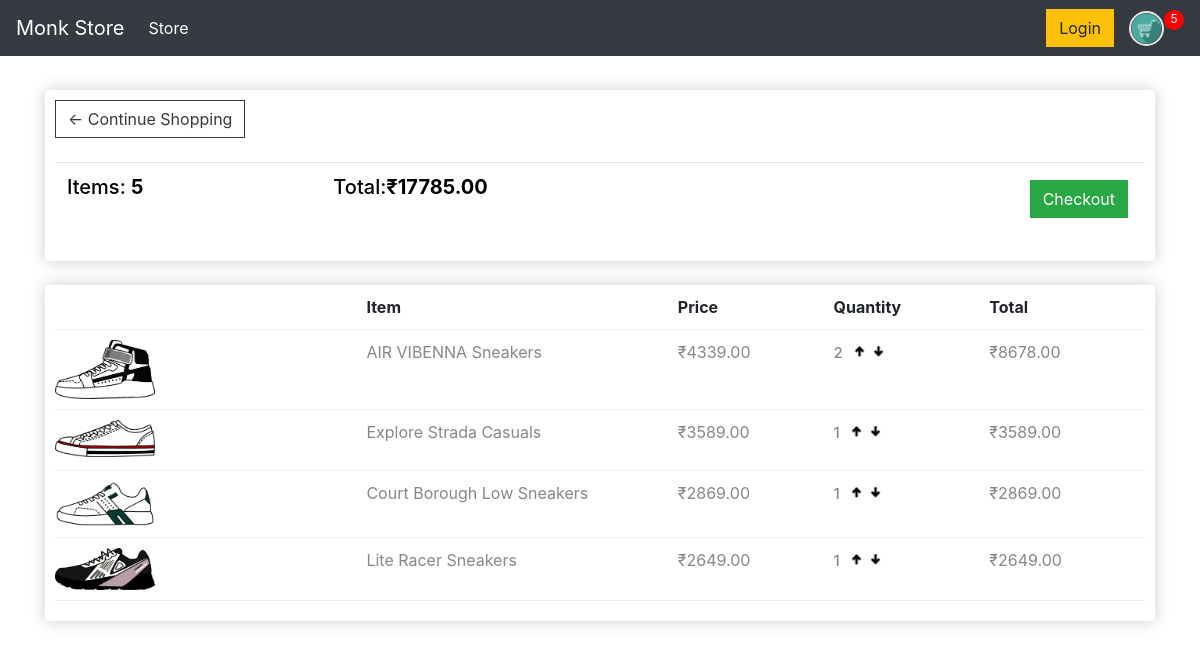
The app's page /cart/ (signed in) with its own data.
### store/models.py (models this page shows, shortened)
class Order(models.Model):
	customer = models.ForeignKey(Customer, on_delete=models.SET_NULL, null=True, blank=True)
	date_ordered = models.DateTimeField(auto_now_add=True)
	complete = models.BooleanField(default=False)
	transaction_id = models.CharField(max_length=100, null=True)
	@property
	def get_cart_total(self):
		orderitems = self.orderitem_set.all()
		total = sum([item.get_total for item in orderitems])
		return total
	@property
	def get_cart_items(self):
		orderitems = self.orderitem_set.all()
		total = sum([item.quantity for item in orderitems])
		return total

class OrderItem(models.Model):
	product = models.ForeignKey(Product, on_delete=models.SET_NULL, null=True)
	order = models.ForeignKey(Order, on_delete=models.SET_NULL, null=True)
	quantity = models.IntegerField(default=0, null=True, blank=True)
	date_added = models.DateTimeField(auto_now_add=True)
	@property
	def get_total(self):
		total = self.product.price * self.quantity
		return total

class Product(models.Model):
	name = models.CharField(max_length=200)
	price = models.DecimalField(max_digits=7, decimal_places=2)
	digital = models.BooleanField(default=False,null=True, blank=True)
	image = models.ImageField(null=True, blank=True)
	@property
	def imageURL(self):
		try:
			url = self.image.url
		except:
			url = ''
		return url

### store/views.py (the view)
# urls.py: path('cart/', views.cart, name="cart"),
def cart(request):
	data = cartData(request)
	cartItems = data['cartItems']
	order = data['order']
	items = data['items']
	context = {'items':items, 'order':order, 'cartItems':cartItems}
	return render(request, 'store/cart.html', context)

### store/utils.py (called while the page is built)
def cartData(request):
    if request.user.is_authenticated:
        customer = request.user.customer
        order, created = Order.objects.get_or_create(customer=customer, complete=False)
        items = order.orderitem_set.all()
        cartItems = order.get_cart_items
    else:
        cookieData = cookieCart(request)
        cartItems = cookieData['cartItems']
        order = cookieData['order']
        items = cookieData['items']
    return{'cartItems':cartItems, 'order':order,  'items':items}

### store/templates/store/cart.html
{% extends 'store/main.html' %}
{% load static %}
{% block content %}
	<div class="row">
		<div class="col-lg-12">
			<div class="box-element">
				<a  class="btn btn-outline-dark" href="{% url 'store' %}">&#x2190; Continue Shopping</a>
				<br>
				<br>
				<table class="table">
					<tr>
						<th><h5>Items: <strong>{{order.get_cart_items}}</strong></h5></th>
						<th><h5>Total:<strong>₹{{order.get_cart_total}}</strong></h5></th>
						<th>
							<a  style="float:right; margin:5px;" class="btn btn-success" href="{% url 'checkout' %}">Checkout</a>
						</th>
					</tr>
				</table>
			</div>
			<br>
			<div class="box-element">
				<div class="cart-row">
					<div style="flex:2"></div>
					<div style="flex:2"><strong>Item</strong></div>
					<div style="flex:1"><strong>Price</strong></div>
					<div style="flex:1"><strong>Quantity</strong></div>
					<div style="flex:1"><strong>Total</strong></div>
				</div>
				{% for item in items %}
				<div class="cart-row">
					<div style="flex:2"><img class="row-image" src="{{item.product.imageURL}}"></div>
					<div style="flex:2"><p>{{item.product.name}}</p></div>
					<div style="flex:1"><p>₹{{item.product.price}}</p></div>
					<div style="flex:1">
						<p class="quantity">{{item.quantity}}</p>
						<div class="quantity">
							<img data-product="{{item.product.id}}" data-action="add" class="chg-quantity update-cart" src="{% static  'images/arrow_up.png' %}">
							<img data-product="{{item.product.id}}" data-action="remove" class="chg-quantity update-cart" src="{% static  'images/arrow_down.png' %}">
						</div>
					</div>
					<div style="flex:1"><p>₹{{item.get_total}}</p></div>
				</div>
				{% endfor %}
			</div>
		</div>
	</div>
{% endblock content %}

### static/css/light.css (style rules this page uses)
body { background-color: #fff; }
h1, h2, h3, h4, h5, h6 { color: black; }
p, span, small { color: #888; }
.box-element { box-shadow:hsl(0, 0%, 80%) 0 0 16px; background-color: #fff; border-radius: 4px; padding: 10px; }
.col-lg-4, .col-lg-6, .col-lg-8, .col-lg-12 { margin-top: 10px; }
.btn { border-radius: 0; }
.row-image { width: 100px; }
.cart-row { display: flex; align-items: flex-stretch; padding-bottom: 10px; margin-bottom: 10px; border-bottom: 1px solid #ececec; }
.quantity { display: inline-block; font-weight: 550; padding-right:5px; font-size: 15px; }
.chg-quantity { width: 15px; cursor: pointer; display: inline-block; margin-top: -5px; transition:.1s; }

### records on screen
Order: get_cart_items "5", get_cart_total "17785.00"
OrderItem: product.imageURL (picture), product.name "AIR VIBENNA Sneakers", product.price "4339.00", quantity "2", get_total "8678.00"
OrderItem: product.imageURL (picture), product.name "Explore Strada Casuals", product.price "3589.00", quantity "1", get_total "3589.00"
OrderItem: product.imageURL (picture), product.name "Court Borough Low Sneakers", product.price "2869.00", quantity "1", get_total "2869.00"
OrderItem: product.imageURL (picture), product.name "Lite Racer Sneakers", product.price "2649.00", quantity "1", get_total "2649.00"

### other values on screen
{{ cartItems }} "5"
